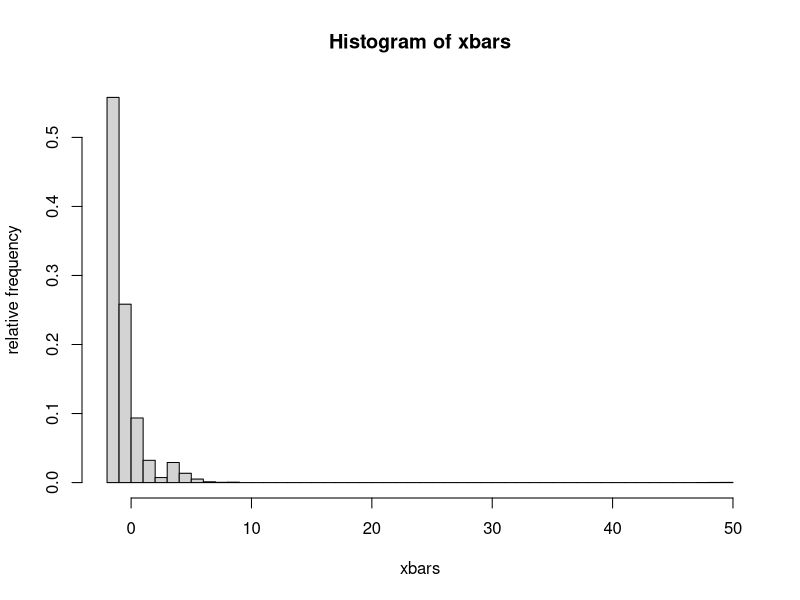
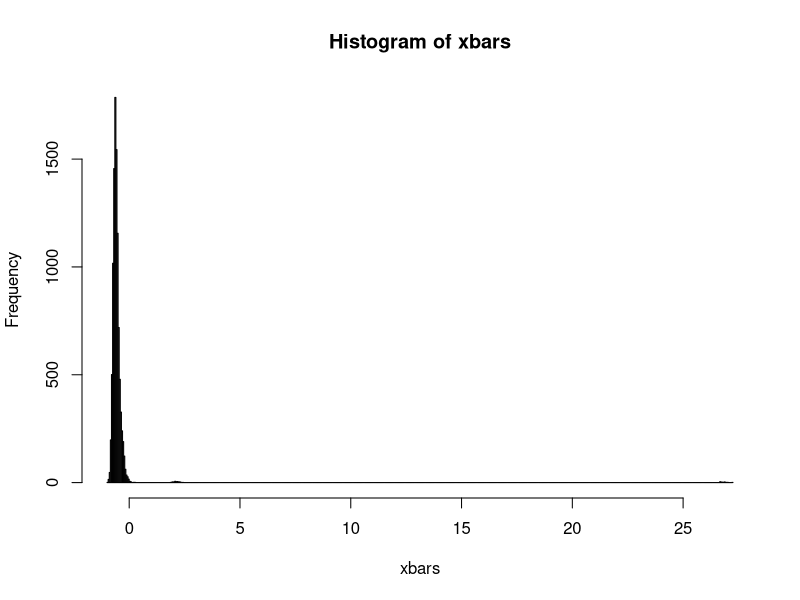
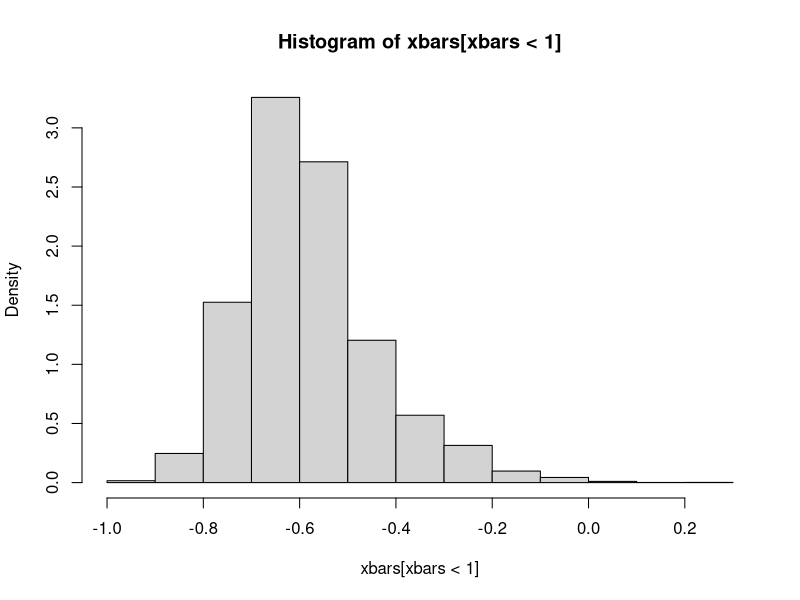

Generate these figures, in order, with R:
## ---- chunk 1
prizes = c(100000,10000,1000,100,40,20,10,5,4,2,0)
counts = c(3,8,350,25900,57610,67200,201600,201600,739200,873600)
total_count = 10080000
counts = c(counts, total_count-sum(counts) )
profits = prizes-2
probs = counts/total_count
lucky_dog = data.frame(profits,probs)
knitr::kable(lucky_dog, align="cc")
## ---- chunk 2
sum(probs)
## ---- chunk 3
mu = sum(profits*probs)
mu
## ---- chunk 4
sigma = sqrt(sum((profits-mu)^2*probs))
sigma
## ---- chunk 5
set.seed(123)
n = 30
x = sample(profits,n,TRUE,probs)
x
## ---- chunk 6
xbar = mean(x)
xbar
## ---- chunk 7
s = sd(x)
s
## ---- chunk 8
standard_error = sigma/sqrt(n)
z = (xbar-mu)/standard_error
z
## ---- chunk 9
set.seed(12)
reps = 10000
n = 20
data = sample(profits,size=n*reps,replace=TRUE,prob=probs)
dat_mat = matrix(data,ncol=n)
xbars = apply(dat_mat,1,mean)
hist(xbars,freq=FALSE, breaks=floor(min(xbars)):ceiling(max(xbars)) ,ylab="relative frequency")
## ---- chunk 10
sum(xbars<0)/length(xbars)
## ---- chunk 11
mean(xbars)
## ---- chunk 12
standard_error = sigma/sqrt(n)
standard_error
sd(xbars)
## ---- chunk 13
set.seed(123)
reps = 10000
n = 3650
data = sample(profits,size=n*reps,replace=TRUE,prob=probs)
dat_mat = matrix(data,ncol=n)
xbars = apply(dat_mat,1,mean)
hist(xbars,breaks=1000)
hist(xbars[xbars<1],freq=F)
mean(xbars)
sd(xbars)
sigma/sqrt(n)
## ---- chunk 14
max(xbars)
